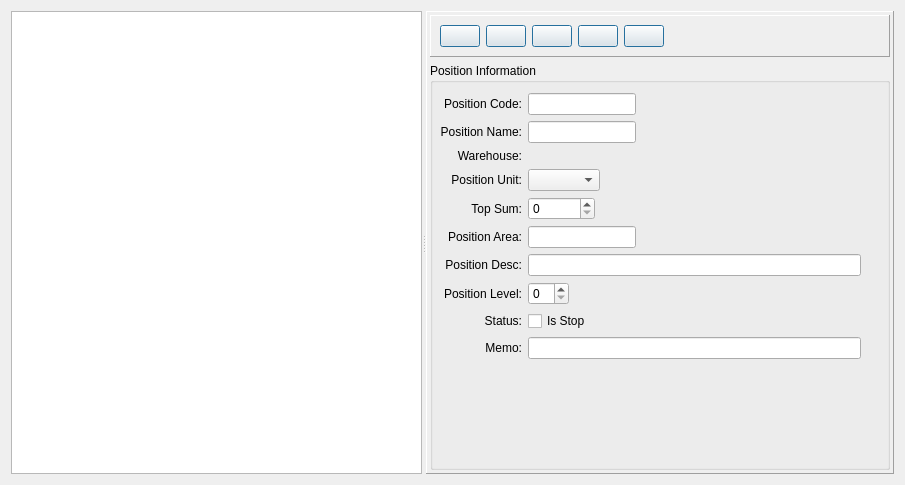
<?xml version="1.0" encoding="UTF-8"?>
<ui version="4.0">
 <class>PositionForm</class>
 <widget class="QWidget" name="PositionForm">
  <property name="geometry">
   <rect>
    <x>0</x>
    <y>0</y>
    <width>905</width>
    <height>485</height>
   </rect>
  </property>
  <property name="windowTitle">
   <string>Form</string>
  </property>
  <layout class="QVBoxLayout" name="verticalLayout">
   <item>
    <widget class="QSplitter" name="splitter">
     <property name="orientation">
      <enum>Qt::Horizontal</enum>
     </property>
     <widget class="QTableView" name="tableView">
      <property name="textElideMode">
       <enum>Qt::ElideLeft</enum>
      </property>
     </widget>
     <widget class="QFrame" name="frame">
      <property name="frameShape">
       <enum>QFrame::Panel</enum>
      </property>
      <property name="frameShadow">
       <enum>QFrame::Raised</enum>
      </property>
      <layout class="QGridLayout" name="gridLayout_3">
       <property name="margin">
        <number>3</number>
       </property>
       <item row="0" column="0">
        <widget class="QFrame" name="frame_2">
         <property name="sizePolicy">
          <sizepolicy hsizetype="Preferred" vsizetype="Fixed">
           <horstretch>0</horstretch>
           <verstretch>0</verstretch>
          </sizepolicy>
         </property>
         <property name="frameShape">
          <enum>QFrame::Panel</enum>
         </property>
         <property name="frameShadow">
          <enum>QFrame::Raised</enum>
         </property>
         <layout class="QGridLayout" name="gridLayout_2">
          <item row="0" column="0">
           <widget class="QPushButton" name="newButton">
            <property name="sizePolicy">
             <sizepolicy hsizetype="Fixed" vsizetype="Fixed">
              <horstretch>0</horstretch>
              <verstretch>0</verstretch>
             </sizepolicy>
            </property>
            <property name="toolTip">
             <string>New</string>
            </property>
            <property name="text">
             <string/>
            </property>
            <property name="icon">
             <iconset>
              <normaloff>:/image/Add.png</normaloff>:/image/Add.png</iconset>
            </property>
            <property name="iconSize">
             <size>
              <width>24</width>
              <height>24</height>
             </size>
            </property>
            <property name="autoRepeat">
             <bool>false</bool>
            </property>
            <property name="autoExclusive">
             <bool>false</bool>
            </property>
            <property name="default">
             <bool>true</bool>
            </property>
            <property name="flat">
             <bool>false</bool>
            </property>
           </widget>
          </item>
          <item row="0" column="5">
           <spacer name="horizontalSpacer">
            <property name="orientation">
             <enum>Qt::Horizontal</enum>
            </property>
            <property name="sizeHint" stdset="0">
             <size>
              <width>40</width>
              <height>20</height>
             </size>
            </property>
           </spacer>
          </item>
          <item row="0" column="3">
           <widget class="QPushButton" name="delButton">
            <property name="sizePolicy">
             <sizepolicy hsizetype="Fixed" vsizetype="Fixed">
              <horstretch>0</horstretch>
              <verstretch>0</verstretch>
             </sizepolicy>
            </property>
            <property name="toolTip">
             <string>Del</string>
            </property>
            <property name="text">
             <string/>
            </property>
            <property name="icon">
             <iconset>
              <normaloff>:/image/cross_48.png</normaloff>:/image/cross_48.png</iconset>
            </property>
            <property name="iconSize">
             <size>
              <width>24</width>
              <height>24</height>
             </size>
            </property>
            <property name="autoDefault">
             <bool>true</bool>
            </property>
            <property name="default">
             <bool>true</bool>
            </property>
            <property name="flat">
             <bool>false</bool>
            </property>
           </widget>
          </item>
          <item row="0" column="4">
           <widget class="QPushButton" name="cancelButton">
            <property name="sizePolicy">
             <sizepolicy hsizetype="Fixed" vsizetype="Fixed">
              <horstretch>0</horstretch>
              <verstretch>0</verstretch>
             </sizepolicy>
            </property>
            <property name="toolTip">
             <string>Exit</string>
            </property>
            <property name="text">
             <string/>
            </property>
            <property name="icon">
             <iconset>
              <normaloff>:/image/cancel.png</normaloff>:/image/cancel.png</iconset>
            </property>
            <property name="iconSize">
             <size>
              <width>24</width>
              <height>24</height>
             </size>
            </property>
            <property name="default">
             <bool>true</bool>
            </property>
            <property name="flat">
             <bool>false</bool>
            </property>
           </widget>
          </item>
          <item row="0" column="2">
           <widget class="QPushButton" name="saveButton">
            <property name="sizePolicy">
             <sizepolicy hsizetype="Fixed" vsizetype="Fixed">
              <horstretch>0</horstretch>
              <verstretch>0</verstretch>
             </sizepolicy>
            </property>
            <property name="toolTip">
             <string>Save</string>
            </property>
            <property name="text">
             <string/>
            </property>
            <property name="icon">
             <iconset>
              <normaloff>:/image/save.png</normaloff>:/image/save.png</iconset>
            </property>
            <property name="iconSize">
             <size>
              <width>24</width>
              <height>24</height>
             </size>
            </property>
            <property name="autoRepeat">
             <bool>false</bool>
            </property>
            <property name="autoExclusive">
             <bool>false</bool>
            </property>
            <property name="default">
             <bool>true</bool>
            </property>
            <property name="flat">
             <bool>false</bool>
            </property>
           </widget>
          </item>
          <item row="0" column="1">
           <widget class="QPushButton" name="editButton">
            <property name="toolTip">
             <string>Edit</string>
            </property>
            <property name="text">
             <string/>
            </property>
            <property name="icon">
             <iconset>
              <normaloff>:/image/edit.png</normaloff>:/image/edit.png</iconset>
            </property>
            <property name="iconSize">
             <size>
              <width>24</width>
              <height>24</height>
             </size>
            </property>
            <property name="autoDefault">
             <bool>true</bool>
            </property>
            <property name="default">
             <bool>true</bool>
            </property>
           </widget>
          </item>
         </layout>
        </widget>
       </item>
       <item row="1" column="0">
        <widget class="QGroupBox" name="groupBox">
         <property name="title">
          <string>Position Information</string>
         </property>
         <widget class="QWidget" name="gridLayoutWidget_2">
          <property name="geometry">
           <rect>
            <x>10</x>
            <y>30</y>
            <width>421</width>
            <height>272</height>
           </rect>
          </property>
          <layout class="QGridLayout" name="gridLayout_4">
           <item row="4" column="0">
            <widget class="QLabel" name="label_3">
             <property name="text">
              <string>Top Sum:</string>
             </property>
             <property name="alignment">
              <set>Qt::AlignRight|Qt::AlignTrailing|Qt::AlignVCenter</set>
             </property>
            </widget>
           </item>
           <item row="5" column="0">
            <widget class="QLabel" name="label_4">
             <property name="text">
              <string>Position Area:</string>
             </property>
             <property name="alignment">
              <set>Qt::AlignRight|Qt::AlignTrailing|Qt::AlignVCenter</set>
             </property>
            </widget>
           </item>
           <item row="4" column="1">
            <widget class="QSpinBox" name="sumSpinBox">
             <property name="sizePolicy">
              <sizepolicy hsizetype="Fixed" vsizetype="Fixed">
               <horstretch>0</horstretch>
               <verstretch>0</verstretch>
              </sizepolicy>
             </property>
             <property name="maximum">
              <number>999999</number>
             </property>
            </widget>
           </item>
           <item row="6" column="0">
            <widget class="QLabel" name="label_5">
             <property name="text">
              <string>Position Desc:</string>
             </property>
             <property name="alignment">
              <set>Qt::AlignRight|Qt::AlignTrailing|Qt::AlignVCenter</set>
             </property>
            </widget>
           </item>
           <item row="9" column="1">
            <widget class="QLineEdit" name="memoEdit"/>
           </item>
           <item row="7" column="0">
            <widget class="QLabel" name="label_6">
             <property name="text">
              <string>Position Level:</string>
             </property>
             <property name="alignment">
              <set>Qt::AlignRight|Qt::AlignTrailing|Qt::AlignVCenter</set>
             </property>
            </widget>
           </item>
           <item row="3" column="1">
            <widget class="QComboBox" name="unitComboBox">
             <property name="sizePolicy">
              <sizepolicy hsizetype="Fixed" vsizetype="Fixed">
               <horstretch>0</horstretch>
               <verstretch>0</verstretch>
              </sizepolicy>
             </property>
            </widget>
           </item>
           <item row="5" column="1">
            <widget class="QLineEdit" name="areaEdit">
             <property name="sizePolicy">
              <sizepolicy hsizetype="Fixed" vsizetype="Fixed">
               <horstretch>0</horstretch>
               <verstretch>0</verstretch>
              </sizepolicy>
             </property>
            </widget>
           </item>
           <item row="8" column="1">
            <widget class="QCheckBox" name="statusCheckBox">
             <property name="text">
              <string>Is Stop</string>
             </property>
            </widget>
           </item>
           <item row="6" column="1">
            <widget class="QLineEdit" name="descEdit"/>
           </item>
           <item row="2" column="1">
            <widget class="QkSearchEditBox" name="qksearcheditbox">
             <property name="sizePolicy">
              <sizepolicy hsizetype="Fixed" vsizetype="Fixed">
               <horstretch>0</horstretch>
               <verstretch>0</verstretch>
              </sizepolicy>
             </property>
            </widget>
           </item>
           <item row="8" column="0">
            <widget class="QLabel" name="label_7">
             <property name="text">
              <string>Status:</string>
             </property>
             <property name="alignment">
              <set>Qt::AlignRight|Qt::AlignTrailing|Qt::AlignVCenter</set>
             </property>
            </widget>
           </item>
           <item row="3" column="0">
            <widget class="QLabel" name="label_2">
             <property name="text">
              <string>Position Unit:</string>
             </property>
             <property name="alignment">
              <set>Qt::AlignRight|Qt::AlignTrailing|Qt::AlignVCenter</set>
             </property>
            </widget>
           </item>
           <item row="9" column="0">
            <widget class="QLabel" name="label_8">
             <property name="text">
              <string>Memo:</string>
             </property>
             <property name="alignment">
              <set>Qt::AlignRight|Qt::AlignTrailing|Qt::AlignVCenter</set>
             </property>
            </widget>
           </item>
           <item row="7" column="1">
            <widget class="QSpinBox" name="levelSpinBox">
             <property name="sizePolicy">
              <sizepolicy hsizetype="Fixed" vsizetype="Fixed">
               <horstretch>0</horstretch>
               <verstretch>0</verstretch>
              </sizepolicy>
             </property>
            </widget>
           </item>
           <item row="0" column="0">
            <widget class="QLabel" name="label">
             <property name="text">
              <string>Position Code:</string>
             </property>
             <property name="alignment">
              <set>Qt::AlignRight|Qt::AlignTrailing|Qt::AlignVCenter</set>
             </property>
            </widget>
           </item>
           <item row="0" column="1">
            <widget class="QLineEdit" name="codeEdit">
             <property name="sizePolicy">
              <sizepolicy hsizetype="Fixed" vsizetype="Fixed">
               <horstretch>0</horstretch>
               <verstretch>0</verstretch>
              </sizepolicy>
             </property>
            </widget>
           </item>
           <item row="1" column="1">
            <widget class="QLineEdit" name="nameEdit">
             <property name="sizePolicy">
              <sizepolicy hsizetype="Fixed" vsizetype="Fixed">
               <horstretch>0</horstretch>
               <verstretch>0</verstretch>
              </sizepolicy>
             </property>
            </widget>
           </item>
           <item row="2" column="0">
            <widget class="QLabel" name="captionLabel_2">
             <property name="text">
              <string>Warehouse:</string>
             </property>
             <property name="alignment">
              <set>Qt::AlignRight|Qt::AlignTrailing|Qt::AlignVCenter</set>
             </property>
            </widget>
           </item>
           <item row="1" column="0">
            <widget class="QLabel" name="nameLabel_2">
             <property name="sizePolicy">
              <sizepolicy hsizetype="Preferred" vsizetype="Preferred">
               <horstretch>0</horstretch>
               <verstretch>0</verstretch>
              </sizepolicy>
             </property>
             <property name="text">
              <string>Position Name:</string>
             </property>
             <property name="alignment">
              <set>Qt::AlignRight|Qt::AlignTrailing|Qt::AlignVCenter</set>
             </property>
            </widget>
           </item>
          </layout>
         </widget>
        </widget>
       </item>
      </layout>
     </widget>
    </widget>
   </item>
  </layout>
 </widget>
 <customwidgets>
  <customwidget>
   <class>QkSearchEditBox</class>
   <extends>QWidget</extends>
   <header>qksearcheditbox.h</header>
  </customwidget>
 </customwidgets>
 <tabstops>
  <tabstop>codeEdit</tabstop>
  <tabstop>nameEdit</tabstop>
  <tabstop>qksearcheditbox</tabstop>
  <tabstop>unitComboBox</tabstop>
  <tabstop>sumSpinBox</tabstop>
  <tabstop>areaEdit</tabstop>
  <tabstop>descEdit</tabstop>
  <tabstop>levelSpinBox</tabstop>
  <tabstop>statusCheckBox</tabstop>
  <tabstop>memoEdit</tabstop>
  <tabstop>newButton</tabstop>
  <tabstop>editButton</tabstop>
  <tabstop>saveButton</tabstop>
  <tabstop>delButton</tabstop>
  <tabstop>cancelButton</tabstop>
  <tabstop>tableView</tabstop>
 </tabstops>
 <resources/>
 <connections/>
</ui>
